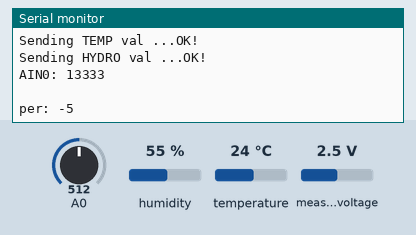
Simulated run of this sketch. Board: ESP8266 (NodeMCU). On the bench: the last lines printed to the serial monitor. The test bench sets the inputs (shaded band); at power-on: humidity 55 %, measured voltage 2.5 V, A0 = 512, temperature 24 °C. WiFi joins after 1.5 s; servers stay silent unless stated; no MQTT or app messages arrive unless stated.

Above: at 2.7 s.
2.8 s: humidity set to 22 %
At 3.04 s:
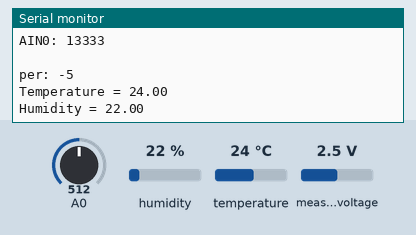
4.3 s: measured voltage set to 0.1 V
At 5.21 s:
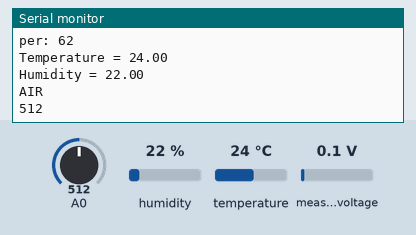
5.8 s: A0 set to 716
At 6.47 s:
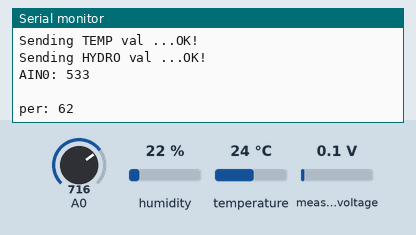
7.3 s: temperature set to 12 °C
At 7.71 s:
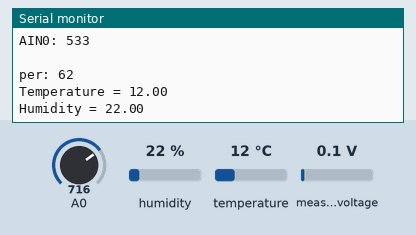
8.8 s: measured voltage set to 1.2 V
At 9.27 s:
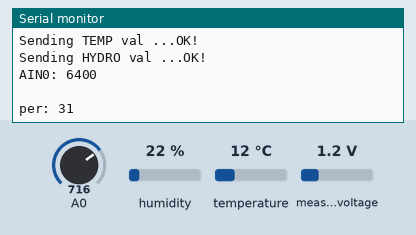
10.3 s: A0 set to 992
At 10.52 s:
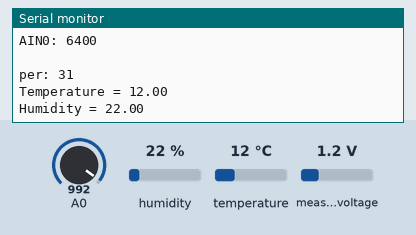
Timing chart, 0 to 12.8 s (numbered marks = the images above; inputs shaded):
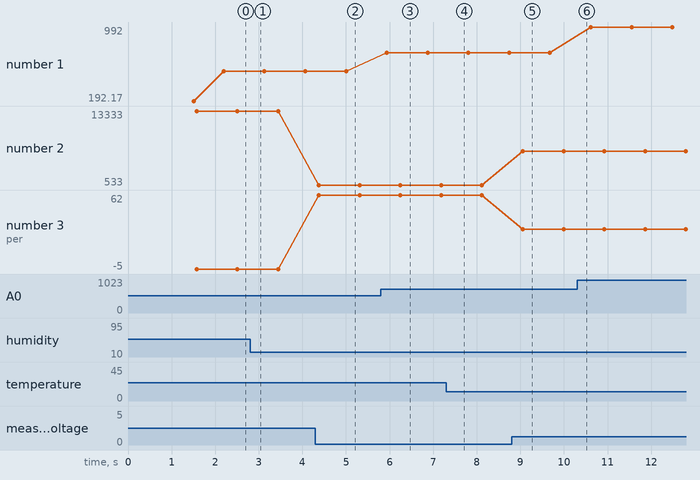

The sketch:

iot_air_quality_monitor.ino
```cpp
#include <ESP8266WiFi.h>
#include "Adafruit_MQTT.h"
#include "Adafruit_MQTT_Client.h"

/************************* WiFi Access Point *********************************/

#define WLAN_SSID       "Sifat120" //hotspot/wifi user name
#define WLAN_PASS       "sifat120" //hotspot/wifi password

/************************* Adafruit.io Setup *********************************/

#define AIO_SERVER      "io.adafruit.com"
#define AIO_SERVERPORT  1883                   // 8883 for MQTTS
#define AIO_USERNAME    "Sifat120"
#define AIO_KEY         "eaa2d56701c14bfbb55b18874b7003fd"

/************ Global State (you don't need to change this!) ******************/


WiFiClient client;

Adafruit_MQTT_Client mqtt(&client, AIO_SERVER, AIO_SERVERPORT, AIO_USERNAME, AIO_KEY);

/****************************** Feeds ***************************************/

// Setup a feed called 'photocell' for publishing.
// Notice MQTT paths for AIO follow the form: <username>/feeds/<feedname>
Adafruit_MQTT_Publish HUM = Adafruit_MQTT_Publish(&mqtt, AIO_USERNAME "/feeds/HUM");
Adafruit_MQTT_Publish TEMP = Adafruit_MQTT_Publish(&mqtt, AIO_USERNAME "/feeds/TEMP");
Adafruit_MQTT_Publish haz = Adafruit_MQTT_Publish(&mqtt, AIO_USERNAME "/feeds/haz");
Adafruit_MQTT_Publish HYDRO = Adafruit_MQTT_Publish(&mqtt, AIO_USERNAME "/feeds/HYDRO");

/*************************** Sketch Code ************************************/


void MQTT_connect();

#include <Wire.h>
#include <Adafruit_ADS1015.h>

Adafruit_ADS1115 ads;  /* Use this for the 16-bit version */
//Adafruit_ADS1015 ads;     /* Use thi for the 12-bit version */
#include <dht.h>

dht DHT;

#define DHT11_PIN 2

int sensorValue;

int air = A0;
int quality;
int d;


void setup(void) {


  Serial.println("Hello!");
  ads.begin();
  Serial.begin(115200);
  delay(10);

  Serial.println(F("Adafruit MQTT demo"));

  // Connect to WiFi access point.
  Serial.println(); Serial.println();
  Serial.print("Connecting to ");
  Serial.println(WLAN_SSID);

  WiFi.begin(WLAN_SSID, WLAN_PASS);
  while (WiFi.status() != WL_CONNECTED) {
    delay(500);
    Serial.print(".");
  }
  Serial.println();

  Serial.println("WiFi connected");
  Serial.println("IP address: "); Serial.println(WiFi.localIP());


}

uint32_t x = 0;

void loop(void) {

  MQTT_connect();

  // this is our 'wait for incoming subscription packets' busy subloop
  // try to spend your time here
  Adafruit_MQTT_Subscribe *subscription;


  /*******************our code*******************************/


  int16_t adc0, adc1, adc2, adc3;

  adc0 = ads.readADC_SingleEnded(0);
  //  adc1 = ads.readADC_SingleEnded(1);
  //  adc2 = ads.readADC_SingleEnded(2);
  //  adc3 = ads.readADC_SingleEnded(3);
  Serial.print("AIN0: "); Serial.println(adc0);
  //  Serial.print("AIN1: "); Serial.println(adc1);
  //  Serial.print("AIN2: "); Serial.println(adc2);
  //  Serial.print("AIN3: "); Serial.println(adc3);
  Serial.println(" ");
   d = map(adc0, 12300, 11000, 0, 7);
  Serial.print("per: "); Serial.println(d);
  delay(300);

  hum();
  hazz();

  /***************************/


  // Now we can publish haz!
  Serial.print(F("\nSending haz val "));

  Serial.print("...");
  if (! haz.publish(quality)) {
    Serial.println(F("Failed"));
  } else {
    Serial.println(F("OK!"));
  }


 // Now we can publish HUM!
  Serial.print(F("\nSending HUM val "));

  Serial.print("...");
  if (! HUM.publish(DHT.humidity)) {
    Serial.println(F("Failed"));
  } else {
    Serial.println(F("OK!"));
  }


 // Now we can publish TEMP!
  Serial.print(F("\nSending TEMP val "));

  Serial.print("...");
  if (! TEMP.publish(DHT.temperature)) {
    Serial.println(F("Failed"));
  } else {
    Serial.println(F("OK!"));
  }


 // Now we can publish HYDRO!
  Serial.print(F("\nSending HYDRO val "));
;
  Serial.print("...");
  if (! HYDRO.publish(d)) {
    Serial.println(F("Failed"));
  } else {
    Serial.println(F("OK!"));
  }


}


void MQTT_connect() {
  int8_t ret;

  // Stop if already connected.
  if (mqtt.connected()) {
    return;
  }

  Serial.print("Connecting to MQTT... ");

  uint8_t retries = 3;
  while ((ret = mqtt.connect()) != 0) { // connect will return 0 for connected
    Serial.println(mqtt.connectErrorString(ret));
    Serial.println("Retrying MQTT connection in 5 seconds...");
    mqtt.disconnect();
    delay(5000);  // wait 5 seconds
    retries--;
    if (retries == 0) {
      // basically die and wait for WDT to reset me
      while (1);
    }
  }
  Serial.println("MQTT Connected!");
}

void hum()
{
  int chk = DHT.read11(DHT11_PIN);
  Serial.print("Temperature = ");
  Serial.println(DHT.temperature);
  Serial.print("Humidity = ");
  Serial.println(DHT.humidity);
  delay(300);
}
void hazz()
{
  sensorValue = analogRead(A0);
  // Convert the analog reading (which goes from 0 - 1023) to a voltage (0 - 5V):
  float voltage = sensorValue * (5.0 / 1023.0);
  // print out the value you read:
  //Serial.println(voltage);
  Serial.println("AIR");
  Serial.print(sensorValue);
  quality=map(sensorValue,0,1023,0,100);
  delay(300);


}
```

Measured:
- after the input at 2.8 s, the serial monitor: prints a new line at once (image 1)
- after the input at 4.3 s, the serial monitor: prints a new line after 0.08 s (image 2)
- after the input at 5.8 s, the serial monitor: prints a new line after 0.14 s (image 3)
- after the input at 7.3 s, the serial monitor: prints a new line after 0.21 s (image 4)
- after the input at 8.8 s, the serial monitor: prints a new line after 0.26 s (image 5)
- plotted number 1: 512 → 716 after the input at 5.8 s, 716 → 992 after the input at 10.3 s
- plotted number 2: 13333 → 533 after the input at 4.3 s, 533 → 6400 after the input at 8.8 s
- plotted number 3: -5 → 62 after the input at 4.3 s, 62 → 31 after the input at 8.8 s
